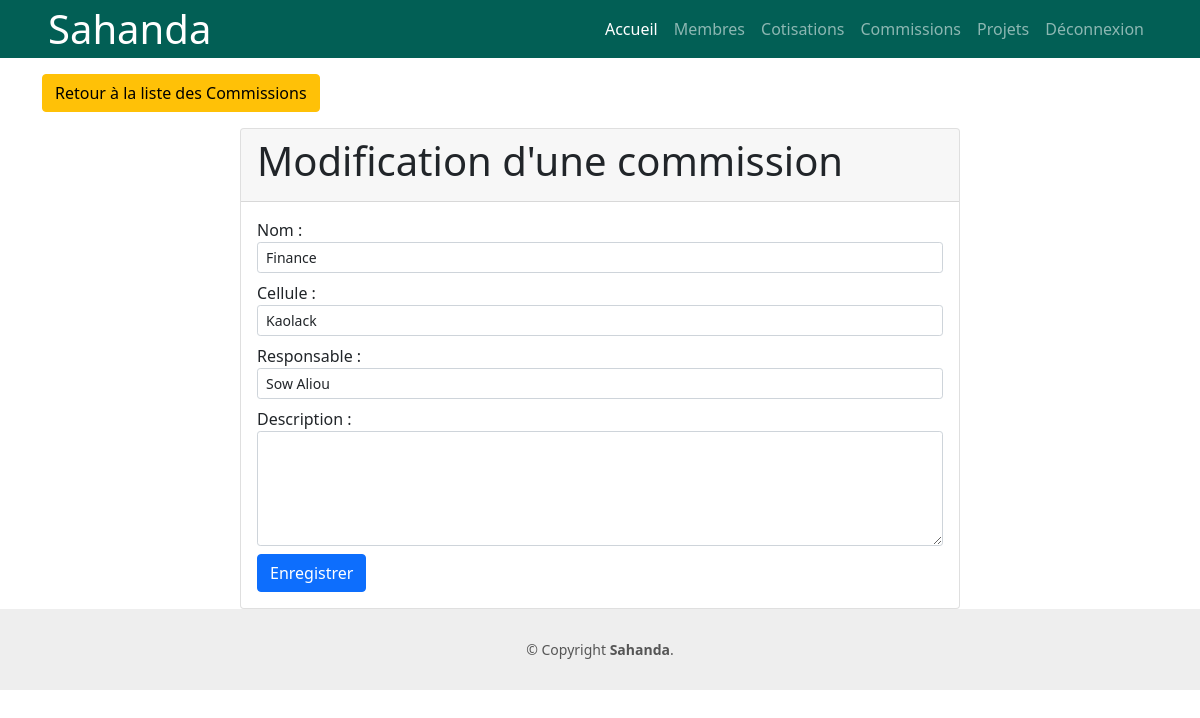
The page /commissions/1/update/ (signed in) on the database its author committed.
### sahanda_app/models.py (models this page shows, shortened)
class Commission(models.Model):
    nom = models.CharField(max_length=100)
    cellule = models.ForeignKey(Cellule, on_delete=models.SET_NULL, null=True, blank=True, related_name='commissions_cellule')
    responsable = models.ForeignKey('Membre', on_delete=models.SET_NULL, null=True, blank=True, related_name='commissions_responsable')
    description = models.TextField(blank=True)

class Cellule(models.Model):
    nom = models.CharField(max_length=255)

class Membre(models.Model):
    nom = models.CharField(max_length=100)
    prenom = models.CharField(max_length=100)
    cellule = models.ForeignKey(Cellule, on_delete=models.CASCADE)
    telephone = models.CharField(max_length=20, null=True, blank=True)
    commission = models.ForeignKey(Commission, on_delete=models.SET_NULL, null=True, blank=True)

### sahanda_app/views.py (the view)
# urls.py: path('commissions/<int:pk>/update/', CommissionUpdateView.as_view(), name='commission_update'),
class CommissionUpdateView(LoginRequiredMixin, UpdateView):
    model = Commission
    fields = ['nom', 'cellule', 'responsable', 'description']
    template_name = 'commissions/commission_form.html'
    success_url = reverse_lazy('commissions')
    def get_context_data(self, **kwargs):
        context = super().get_context_data(**kwargs)
        context['cellules'] = Cellule.objects.all()
        context['membres'] = Membre.objects.all()
        return context

### templates/commissions/commission_form.html (shortened to what this page needs)
{% extends 'base.html' %}
{% block content %}
<p><a class="btn btn-warning mt-3" href="{% url 'commissions' %}">Retour à la liste des Commissions</a></p>
<div class="container">
  <div class="row">
    <div class="col-md-8 mx-auto">
      <div class="card">
        <div class="card-header">
          <h1>{% if view.action == 'create' %}Création{% else %}Modification{% endif %} d'une commission</h1>
        </div>
        <div class="card-body">
          <form method="post">
            <div class="input-group-sm mb-2">
              <label for="nom">Nom :</label>
              <input type="text" name="nom" id="nom" class="form-control" {% if commission %}value="{{ commission.nom }}"{% endif %} required>
            </div>
            <div class="input-group-sm mb-2">
              <label for="cellule">Cellule :</label>
              <select name="cellule" id="cellule" class="form-control select2">
                {% for cellule in cellules %}
                  <option value="{{ cellule.id }}" {% if commission and commission.cellule and commission.cellule.id == cellule.id %}selected{% endif %}>
                    {{ cellule.nom }}
                  </option>
                {% endfor %}
              </select>
            </div>
            <div class="input-group-sm mb-2">
              <label for="responsable">Responsable :</label>
              <select name="responsable" id="responsable" class="form-control select2">
                {% for membre in membres %}
                  <option value="{{ membre.id }}" {% if commission and commission.responsable and commission.responsable.id == membre.id %}selected{% endif %}>
                    {{ membre.nom }} {{ membre.prenom }}
                  </option>
                {% endfor %}
              </select>
            </div>
            <div class="input-group-sm mb-2">
              <label for="description">Description :</label>
              <textarea name="description" id="description" class="form-control" rows="5">{% if commission %}{{ commission.description }}{% endif %}</textarea>
            </div>
            <button type="submit" class="btn btn-primary">Enregistrer</button>
          </form>
        </div>
      </div>
    </div>
  </div>
</div>
{% endblock %}

### rows shown on the page
Commission: nom "Finance", cellule "Kaolack", responsable "Sow Aliou"
